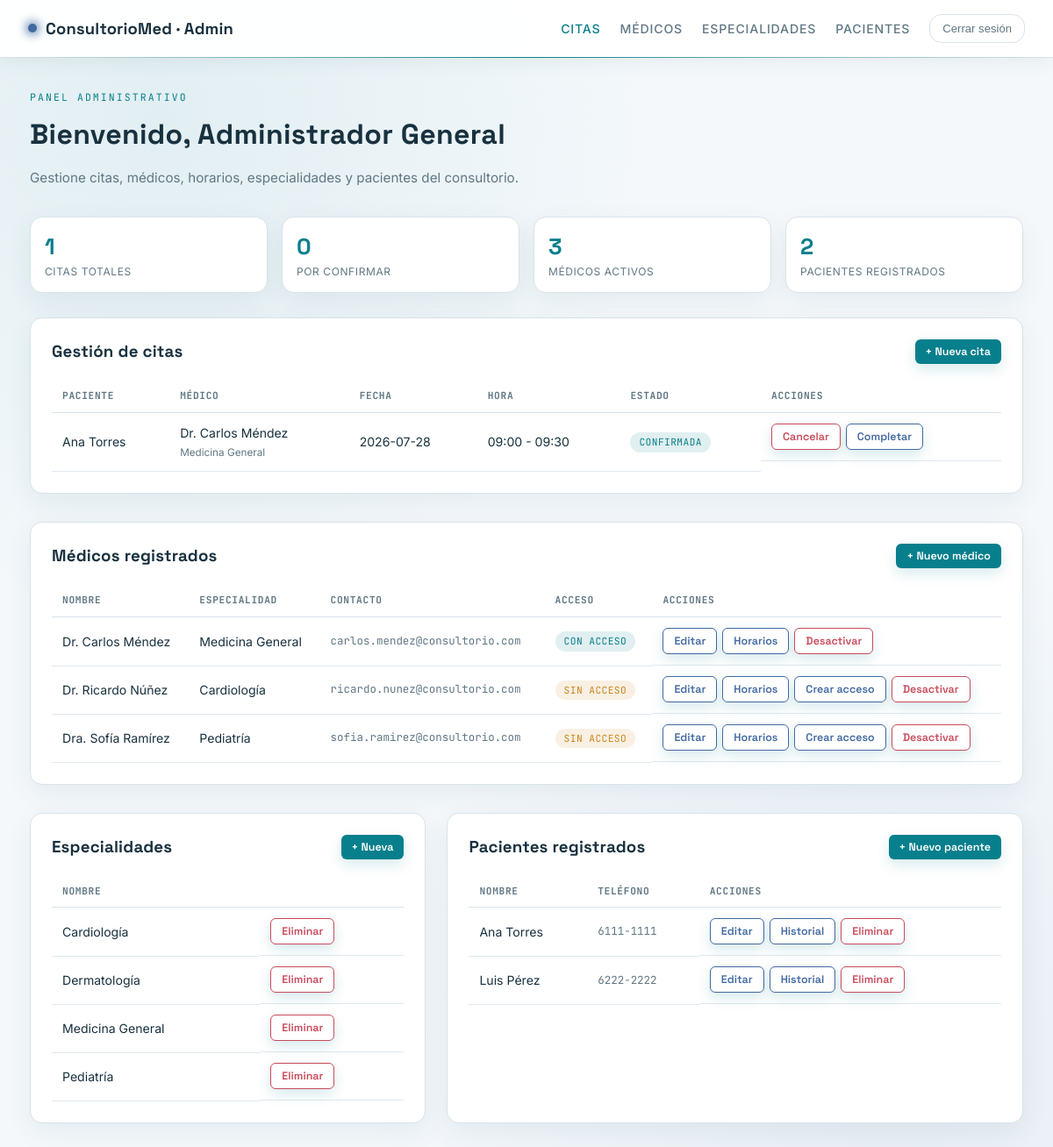
Screenshot of /views/admin/dashboard.php (signed in) with the database file from the repository.
### tables this page shows
CREATE TABLE citas (
    id_cita        INT AUTO_INCREMENT PRIMARY KEY,
    id_paciente    INT NOT NULL,
    id_medico      INT NOT NULL,
    fecha_cita     DATE NOT NULL,
    hora_inicio    TIME NOT NULL,
    hora_fin       TIME NOT NULL,
    estado         ENUM('pendiente','confirmada','cancelada','completada') NOT NULL DEFAULT 'pendiente',
    motivo         VARCHAR(255) NULL,
    creado_en      DATETIME NOT NULL DEFAULT CURRENT_TIMESTAMP,
    actualizado_en DATETIME NOT NULL DEFAULT CURRENT_TIMESTAMP ON UPDATE CURRENT_TIMESTAMP,
    CONSTRAINT fk_cita_paciente FOREIGN KEY (id_paciente)
        REFERENCES pacientes(id_paciente) ON DELETE CASCADE,
    CONSTRAINT fk_cita_medico FOREIGN KEY (id_medico)
        REFERENCES medicos(id_medico) ON DELETE CASCADE,
    CONSTRAINT chk_cita_horas CHECK (hora_fin > hora_inicio)
);

CREATE TABLE pacientes (
    id_paciente      INT AUTO_INCREMENT PRIMARY KEY,
    id_usuario       INT NOT NULL,
    nombre           VARCHAR(120) NOT NULL,
    fecha_nacimiento DATE NULL,
    telefono         VARCHAR(20)  NULL,
    direccion        VARCHAR(200) NULL,
    creado_en        DATETIME NOT NULL DEFAULT CURRENT_TIMESTAMP,
    CONSTRAINT fk_paciente_usuario FOREIGN KEY (id_usuario)
        REFERENCES usuarios(id_usuario) ON DELETE CASCADE
);

CREATE TABLE medicos (
    id_medico        INT AUTO_INCREMENT PRIMARY KEY,
    id_usuario       INT NULL,                  
    nombre           VARCHAR(120) NOT NULL,
    id_especialidad  INT NOT NULL,
    email            VARCHAR(150) NULL,
    telefono         VARCHAR(20)  NULL,
    activo           TINYINT(1)   NOT NULL DEFAULT 1,
    creado_en        DATETIME     NOT NULL DEFAULT CURRENT_TIMESTAMP,
    CONSTRAINT fk_medico_especialidad FOREIGN KEY (id_especialidad)
        REFERENCES especialidades(id_especialidad) ON DELETE RESTRICT,
    CONSTRAINT fk_medico_usuario FOREIGN KEY (id_usuario)
        REFERENCES usuarios(id_usuario) ON DELETE SET NULL
);

CREATE TABLE especialidades (
    id_especialidad INT AUTO_INCREMENT PRIMARY KEY,
    nombre           VARCHAR(100) NOT NULL UNIQUE,
    descripcion      VARCHAR(255) NULL
);

### config/Database.php (called while the page is built, shortened)
<?php
class Database
{
    private static ?PDO $instance = null;
    public static function getConnection(): PDO
    {
        if (self::$instance === null) {
            $dsn = sprintf(
                'mysql:host=%s;port=%s;dbname=%s;charset=%s',
                self::HOST,
                self::PORT,
                self::DBNAME,
                self::CHARSET
            );
            try {
                self::$instance = new PDO($dsn, self::USER, self::PASS, [
                    PDO::ATTR_ERRMODE            => PDO::ERRMODE_EXCEPTION,
                    PDO::ATTR_DEFAULT_FETCH_MODE => PDO::FETCH_ASSOC,
                    PDO::ATTR_EMULATE_PREPARES   => false,
                ]);
            } catch (PDOException $e) {
                error_log('Error de conexión a la BD: ' . $e->getMessage());
                http_response_code(500);
                header('Content-Type: application/json');
                echo json_encode([
                    'exito'   => false,
                    'mensaje' => 'No fue posible conectar con la base de datos.'
                ]);
                exit;
            }
        }
        return self::$instance;
    }
}

### controllers/CitaController.php (called while the page is built, shortened)
<?php
require_once __DIR__ . '/../models/Cita.php';
require_once __DIR__ . '/../models/Medico.php';
class CitaController
{
    private Cita $citaModel;
    public function __construct()
    {
        $this->citaModel = new Cita();
    }
    public function listarTodas(): array
    {
        return $this->citaModel->listarTodas();
    }
}

### models/Cita.php (called while the page is built, shortened)
<?php
require_once __DIR__ . '/../config/Database.php';
class Cita
{
    private PDO $db;
    public function __construct()
    {
        $this->db = Database::getConnection();
    }
    public function listarTodas(): array
    {
        $stmt = $this->db->query('CALL sp_citas_todas()');
        $resultado = $stmt->fetchAll();
        return $resultado;
    }
}

### controllers/MedicoController.php (called while the page is built, shortened)
<?php
require_once __DIR__ . '/../models/Medico.php';
require_once __DIR__ . '/../models/Especialidad.php';
class MedicoController
{
    private Medico $medicoModel;
    private Especialidad $especialidadModel;
    public function __construct()
    {
        $this->medicoModel = new Medico();
        $this->especialidadModel = new Especialidad();
    }
    public function listar(): array
    {
        return $this->medicoModel->listarTodos();
    }
    public function listarEspecialidades(): array
    {
        return $this->especialidadModel->listarTodas();
    }
}

### models/Medico.php (called while the page is built, shortened)
<?php
require_once __DIR__ . '/../config/Database.php';
class Medico
{
    private PDO $db;
    public function __construct()
    {
        $this->db = Database::getConnection();
    }
    public function listarTodos(): array
    {
        $stmt = $this->db->query(
            'SELECT m.*, e.nombre AS especialidad
             FROM medicos m
             JOIN especialidades e ON e.id_especialidad = m.id_especialidad
             WHERE m.activo = 1
             ORDER BY m.nombre'
        );
        return $stmt->fetchAll();
    }
}

### controllers/PacienteController.php (called while the page is built, shortened)
<?php
require_once __DIR__ . '/../models/Paciente.php';
class PacienteController
{
    private Paciente $pacienteModel;
    public function __construct()
    {
        $this->pacienteModel = new Paciente();
    }
    public function listar(): array
    {
        return $this->pacienteModel->listarTodos();
    }
}

### models/Paciente.php (called while the page is built, shortened)
<?php
require_once __DIR__ . '/../config/Database.php';
class Paciente
{
    private PDO $db;
    public function __construct()
    {
        $this->db = Database::getConnection();
    }
    public function listarTodos(): array
    {
        $stmt = $this->db->query('SELECT * FROM pacientes ORDER BY nombre');
        return $stmt->fetchAll();
    }
}

### models/Especialidad.php (called while the page is built, shortened)
<?php
require_once __DIR__ . '/../config/Database.php';
class Especialidad
{
    private PDO $db;
    public function __construct()
    {
        $this->db = Database::getConnection();
    }
    public function listarTodas(): array
    {
        return $this->db->query('SELECT * FROM especialidades ORDER BY nombre')->fetchAll();
    }
}

### views/admin/dashboard.php (the view, shortened to what this page needs)
<?php
require_once __DIR__ . '/../../controllers/CitaController.php';
require_once __DIR__ . '/../../controllers/MedicoController.php';
require_once __DIR__ . '/../../controllers/PacienteController.php';
$citaCtrl = new CitaController();
$medicoCtrl = new MedicoController();
$pacienteCtrl = new PacienteController();
$todasCitas = $citaCtrl->listarTodas();
$medicos = $medicoCtrl->listar();
$pacientes = $pacienteCtrl->listar();
$especialidades = $medicoCtrl->listarEspecialidades();
$estadoLabels = [
    'pendiente' => 'Pendiente', 'confirmada' => 'Confirmada',
    'cancelada' => 'Cancelada', 'completada' => 'Completada',
];
?>
<!DOCTYPE html>
<html lang="es">
<head>
<link rel="stylesheet" href="../../public/css/futuristic.css">
</head>
<body>
<header class="scan-header">
    <div class="brand"><span class="dot" style="background:var(--accent-violet);box-shadow:0 0 12px 2px var(--accent-violet);"></span> ConsultorioMed · Admin</div>
    <nav class="nav-links">
        <a href="#citas" class="active">Citas</a>
        <a href="#medicos">Médicos</a>
        <a href="#especialidades">Especialidades</a>
        <a href="#pacientes">Pacientes</a>
        <button id="btn-logout" class="btn-ghost-logout">Cerrar sesión</button>
    </nav>
</header>
<main class="page-wrap">
    <span class="eyebrow">Panel administrativo</span>
    <h1 class="page-title">Bienvenido, <?= htmlspecialchars($_SESSION['nombre']) ?></h1>
    <p class="page-sub">Gestione citas, médicos, horarios, especialidades y pacientes del consultorio.</p>
    <div class="stat-strip">
        <div class="stat-chip"><div class="num"><?= count($todasCitas) ?></div><div class="label">Citas totales</div></div>
        <div class="stat-chip"><div class="num"><?= count(array_filter($todasCitas, fn($c) => $c['estado'] === 'pendiente')) ?></div><div class="label">Por confirmar</div></div>
        <div class="stat-chip"><div class="num"><?= count($medicos) ?></div><div class="label">Médicos activos</div></div>
        <div class="stat-chip"><div class="num"><?= count($pacientes) ?></div><div class="label">Pacientes registrados</div></div>
    </div>
    <section id="citas" class="panel" style="margin-bottom:32px;">
        <div class="section-header">
            <h3>Gestión de citas</h3>
            <button id="btn-nueva-cita" class="btn btn-sm">+ Nueva cita</button>
        </div>
        <?php if (empty($todasCitas)): ?>
            <div class="empty-state"><div class="icon">📋</div>No hay citas registradas todavía.</div>
        <?php else: ?>
        <table>
            <thead><tr><th>Paciente</th><th>Médico</th><th>Fecha</th><th>Hora</th><th>Estado</th><th>Acciones</th></tr></thead>
            <tbody>
            <?php foreach ($todasCitas as $c): ?>
                <tr>
                    <td><?= htmlspecialchars($c['paciente']) ?></td>
                    <td><?= htmlspecialchars($c['medico']) ?> <br><small style="color:var(--text-muted);"><?= htmlspecialchars($c['especialidad']) ?></small></td>
                    <td><?= htmlspecialchars($c['fecha_cita']) ?></td>
                    <td><?= substr($c['hora_inicio'], 0, 5) ?> - <?= substr($c['hora_fin'], 0, 5) ?></td>
                    <td><span class="badge badge-<?= $c['estado'] ?>"><?= $estadoLabels[$c['estado']] ?></span></td>
                    <td class="row-actions">
                        <?php if (in_array($c['estado'], ['pendiente', 'confirmada'])): ?>
                            <button class="btn btn-danger btn-sm" data-cambiar-estado="cancelada" data-id-cita="<?= $c['id_cita'] ?>">Cancelar</button>
                        <?php endif; ?>
                        <?php if ($c['estado'] === 'confirmada'): ?>
                            <button class="btn btn-secondary btn-sm" data-cambiar-estado="completada" data-id-cita="<?= $c['id_cita'] ?>">Completar</button>
                        <?php endif; ?>
                    </td>
                </tr>
            <?php endforeach; ?>
            </tbody>
        </table>
        <?php endif; ?>
    </section>
    <section id="medicos" class="panel" style="margin-bottom:32px;">
        <div class="section-header">
            <h3>Médicos registrados</h3>
            <button id="btn-nuevo-medico" class="btn btn-sm">+ Nuevo médico</button>
        </div>
        <?php if (empty($medicos)): ?>
            <div class="empty-state"><div class="icon">🩺</div>No hay médicos registrados.</div>
        <?php else: ?>
        <table>
            <thead><tr><th>Nombre</th><th>Especialidad</th><th>Contacto</th><th>Acceso</th><th>Acciones</th></tr></thead>
            <tbody>
            <?php foreach ($medicos as $m): ?>
                <tr>
                    <td><?= htmlspecialchars($m['nombre']) ?></td>
                    <td><?= htmlspecialchars($m['especialidad']) ?></td>
                    <td style="font-family:var(--font-mono);font-size:0.78rem;color:var(--text-muted);"><?= htmlspecialchars($m['email'] ?? '—') ?></td>
                    <td>
                        <?php if (!empty($m['id_usuario'])): ?>
                            <span class="badge badge-confirmada">Con acceso</span>
                        <?php else: ?>
                            <span class="badge badge-pendiente">Sin acceso</span>
                        <?php endif; ?>
                    </td>
                    <td class="row-actions">
                        <button class="btn btn-secondary btn-sm" data-editar-medico="<?= $m['id_medico'] ?>">Editar</button>
                        <button class="btn btn-secondary btn-sm" data-horarios-medico="<?= $m['id_medico'] ?>" data-nombre="<?= htmlspecialchars($m['nombre'], ENT_QUOTES) ?>">Horarios</button>
                        <?php if (empty($m['id_usuario'])): ?>
                            <button class="btn btn-secondary btn-sm" data-crear-acceso-medico="<?= $m['id_medico'] ?>" data-nombre="<?= htmlspecialchars($m['nombre'], ENT_QUOTES) ?>">Crear acceso</button>
                        <?php endif; ?>
                        <button class="btn btn-danger btn-sm" data-eliminar-medico="<?= $m['id_medico'] ?>" data-nombre="<?= htmlspecialchars($m['nombre'], ENT_QUOTES) ?>">Desactivar</button>
                    </td>
                </tr>
            <?php endforeach; ?>
            </tbody>
        </table>
        <?php endif; ?>
    </section>
    <div class="grid-2">
        <section id="especialidades" class="panel">
            <div class="section-header">
                <h3>Especialidades</h3>
                <button id="btn-nueva-especialidad" class="btn btn-sm">+ Nueva</button>
            </div>
            <table>
                <thead><tr><th>Nombre</th><th></th></tr></thead>
                <tbody>
                <?php foreach ($especialidades as $e): ?>
                    <tr>
                        <td><?= htmlspecialchars($e['nombre']) ?></td>
                        <td class="row-actions">
                            <button class="btn btn-danger btn-sm" data-eliminar-especialidad="<?= $e['id_especialidad'] ?>" data-nombre="<?= htmlspecialchars($e['nombre'], ENT_QUOTES) ?>">Eliminar</button>
                        </td>
                    </tr>
                <?php endforeach; ?>
                </tbody>
            </table>
        </section>
        <section id="pacientes" class="panel">
            <div class="section-header">
                <h3>Pacientes registrados</h3>
                <button id="btn-nuevo-paciente" class="btn btn-sm">+ Nuevo paciente</button>
            </div>
            <table>
                <thead><tr><th>Nombre</th><th>Teléfono</th><th>Acciones</th></tr></thead>
                <tbody>
                <?php foreach ($pacientes as $p): ?>
                    <tr>
                        <td><?= htmlspecialchars($p['nombre']) ?></td>
                        <td style="font-family:var(--font-mono);font-size:0.78rem;color:var(--text-muted);"><?= htmlspecialchars($p['telefono'] ?? '—') ?></td>
                        <td class="row-actions">
                            <button class="btn btn-secondary btn-sm" data-editar-paciente="<?= $p['id_paciente'] ?>">Editar</button>
                            <button class="btn btn-secondary btn-sm" data-historial-paciente="<?= $p['id_paciente'] ?>" data-nombre="<?= htmlspecialchars($p['nombre'], ENT_QUOTES) ?>">Historial</button>
                            <button class="btn btn-danger btn-sm" data-eliminar-paciente="<?= $p['id_paciente'] ?>" data-nombre="<?= htmlspecialchars($p['nombre'], ENT_QUOTES) ?>">Eliminar</button>
                        </td>
                    </tr>
                <?php endforeach; ?>
                </tbody>
            </table>
        </section>
    </div>
</main>
</body>
</html>

### rows the page displays
citas: estado "0", id_paciente.nombre "Ana Torres", id_medico.nombre "Dr. Carlos Méndez", especialidades.nombre "Medicina General", fecha_cita "2026-07-28", hora_inicio "09:00", hora_fin "09:30", estado "CONFIRMADA"
medicos: nombre "Dr. Carlos Méndez", id_especialidad.nombre "Medicina General", email "carlos.mendez@consultorio.com", shows "CON ACCESO"
medicos: nombre "Dr. Ricardo Núñez", id_especialidad.nombre "Cardiología", email "ricardo.nunez@consultorio.com", shows "SIN ACCESO"
medicos: nombre "Dra. Sofía Ramírez", id_especialidad.nombre "Pediatría", email "sofia.ramirez@consultorio.com", shows "SIN ACCESO"
especialidades: nombre "Cardiología"
especialidades: nombre "Dermatología"
especialidades: nombre "Medicina General"
especialidades: nombre "Pediatría"
pacientes: nombre "Ana Torres", telefono "6111-1111"
pacientes: nombre "Luis Pérez", telefono "6222-2222"

### other values shown
$_SESSION['nombre'] "Administrador General"
count($todasCitas) "1"
count($medicos) "3"
count($pacientes) "2"
